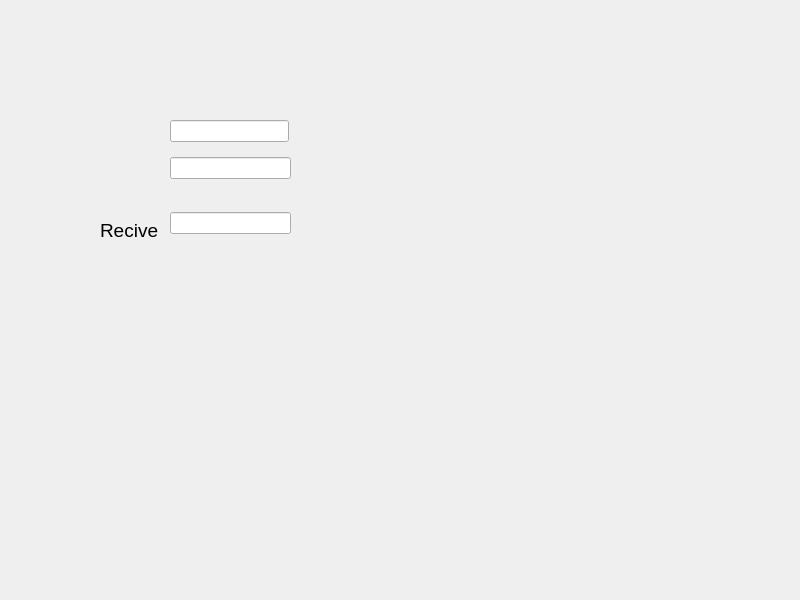
<?xml version="1.0" encoding="UTF-8"?>
<ui version="4.0">
 <class>Widget</class>
 <widget class="QWidget" name="Widget">
  <property name="geometry">
   <rect>
    <x>0</x>
    <y>0</y>
    <width>800</width>
    <height>600</height>
   </rect>
  </property>
  <property name="windowTitle">
   <string>Widget</string>
  </property>
  <widget class="QLabel" name="label">
   <property name="geometry">
    <rect>
     <x>100</x>
     <y>220</y>
     <width>81</width>
     <height>20</height>
    </rect>
   </property>
   <property name="font">
    <font>
     <pointsize>14</pointsize>
    </font>
   </property>
   <property name="text">
    <string>Recive</string>
   </property>
  </widget>
  <widget class="QWidget" name="layoutWidget">
   <property name="geometry">
    <rect>
     <x>170</x>
     <y>130</y>
     <width>121</width>
     <height>131</height>
    </rect>
   </property>
   <layout class="QVBoxLayout" name="verticalLayout">
    <item>
     <widget class="QLineEdit" name="lineEdit_2"/>
    </item>
    <item>
     <widget class="QLineEdit" name="lineEdit_3"/>
    </item>
   </layout>
  </widget>
  <widget class="QLineEdit" name="lineEdit">
   <property name="geometry">
    <rect>
     <x>170</x>
     <y>120</y>
     <width>119</width>
     <height>22</height>
    </rect>
   </property>
  </widget>
 </widget>
 <resources/>
 <connections/>
</ui>
